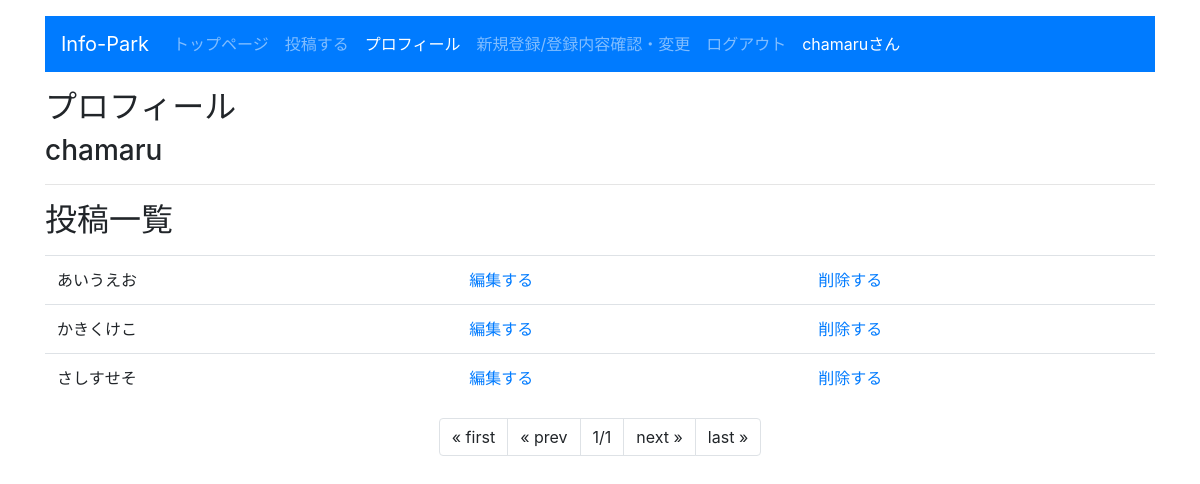
The page /info_park_v2/profile (signed in) on the database its author committed.
### info_park_v2/models.py (models this page shows, shortened)
class Content(models.Model):
    owner = models.ForeignKey(User,on_delete=models.CASCADE,related_name='content_owner')
    keyword = models.TextField(max_length=10)
    content = models.TextField(max_length=1000)
    good_count = models.IntegerField(default=0)

### info_park_v2/views.py (the view)
# urls.py: path('profile',views.profile,name='profile'),
def profile(request,num=1):
    log_judge = request.user.is_authenticated
    if log_judge == True:
        owner = request.user
        data = Content.objects.filter(owner=owner)
        paginator = Paginator(data,5)
        params = {
            'title':'プロフィール',
            'name':owner.username,
            'contents':paginator.get_page(num),
            'login_user':request.user,
        }
    else:
        return Login(request)
    return render(request,'info_park_v2/profile.html',params)

### info_park_v2/templates/info_park_v2/profile.html (shortened to what this page needs)
{% load static %}
<!doctype html>
<html lang="ja">
<head>
    <link rel="stylesheet"
    href="https://stackpath.bootstrapcdn.com/bootstrap/4.3.1/css/bootstrap.min.css"
>
    </head>
<body class="container">
    <nav class="navbar navbar-expand-sm navbar-dark bg-primary mt-3 mb-3">
        <a class="navbar-brand" href="#">Info-Park</a>
        <div class="collapse navbar-collapse">
            <ul class="navbar-nav">
                <li class="nav-item">
                    <a class="nav-link" href="{% url 'index' %}">トップページ</a>
                </li>
                <li class="nav-item">
                    <a class="nav-link" href="{% url 'post' %}">投稿する</a>
                </li>
                <li class="nav-item active">
                    <a class="nav-link" href="#">プロフィール</a>
                </li>
                <li class="nav-item">
                    <a class="nav-link" href="{% url 'register' %}">新規登録/登録内容確認・変更</a>
                </li>
                <li class="nav-item">
                    {% if request.user.is_authenticated %}
                    <a class="nav-link" href="{% url 'Logout' %}">ログアウト</a>
                    {% else %}
                    <a class="nav-link" href="{% url 'Login' %}">ログイン</a>
                    {% endif %}
                </li>
                <span class="nav-link active" active>{{login_user}}さん</span>
            </ul>
        </div>
    </nav>
    <h2>プロフィール</h2>
    <h3>{{name}}</h3>
    <hr>
    <table class="table">
    <h2>投稿一覧</h2>
    {% for item in contents %}
        <p class="my-0">
            <td>{{item.content}}</td></p></td>
            <td><a class="user_link" href="{% url 'edit' item.id%}">編集する</a></td></p>
            <td><a class="user_link" href="{% url 'delete' item.id%}">削除する</a></td></p>
    {% endfor %}
    </table>
    <ul class="pagination justify-content-center">
        {% if contents.has_previous %}
        <li class="page-item">
            <a class="page-link" href="{% url 'profile' %}">&laquo; first</a>
        </li>
        <li class="page-item">
            <a class="page-link" href="{% url 'profile'%}/{{contents.previous_page_number}}">&laquo; prev</a>
        </li>
        {% else %}
        <li class="page-item">
            <a class="page-link">&laquo; first</a>
        </li>
        <li class="page-item">
            <a class="page-link">&laquo; prev</a>
        </li>
        {%  endif %}
        <li class="page-item">
            <a class="page-link">
            {{contents.number}}/{{contents.paginator.num_pages}}</a>
        </li>
        {% if contents.has_next %}
        <li class="page-item">
            <a class="page-link" href="{% url 'profile' %}/{{contents.next_page_number}}">next &raquo;</a>
        </li>
        <li class="page-item">
            <a class="page-link" href="{% url 'profile' %}/{{contents.paginator.num_pages}}">last &raquo;</a>
        </li>
        {% else %}
        <li class="page-item">
            <a class="page-link">next &raquo;</a>
        </li>
        <li class="page-item">
            <a class="page-link">last &raquo;</a>
        </li>
        {% endif%}
    </ul>
</body>
</html>

### rows shown on the page
Content: content "あいうえお"
Content: content "かきくけこ"
Content: content "さしすせそ"

### other values the page prints
{{ login_user }} "chamaru"
{{ name }} "chamaru"
{{ contents.number }} "1"
{{ contents.paginator.num_pages }} "1"
